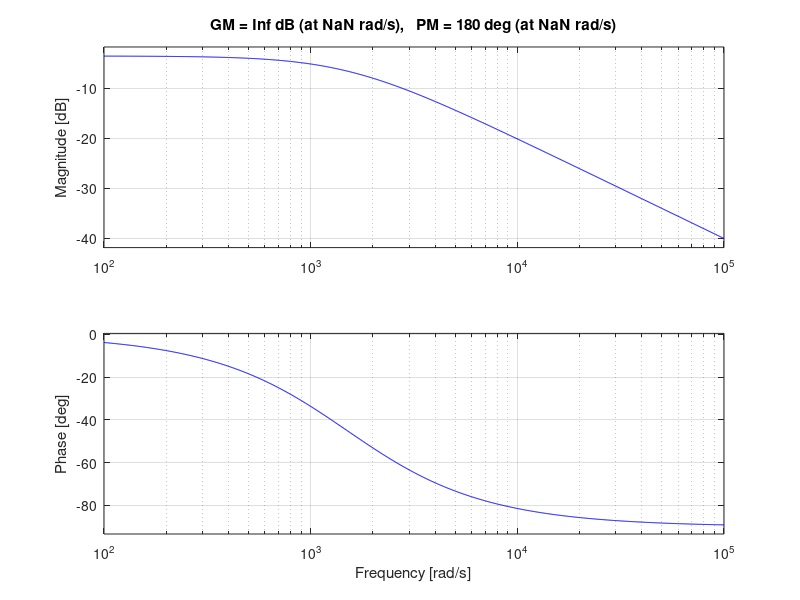
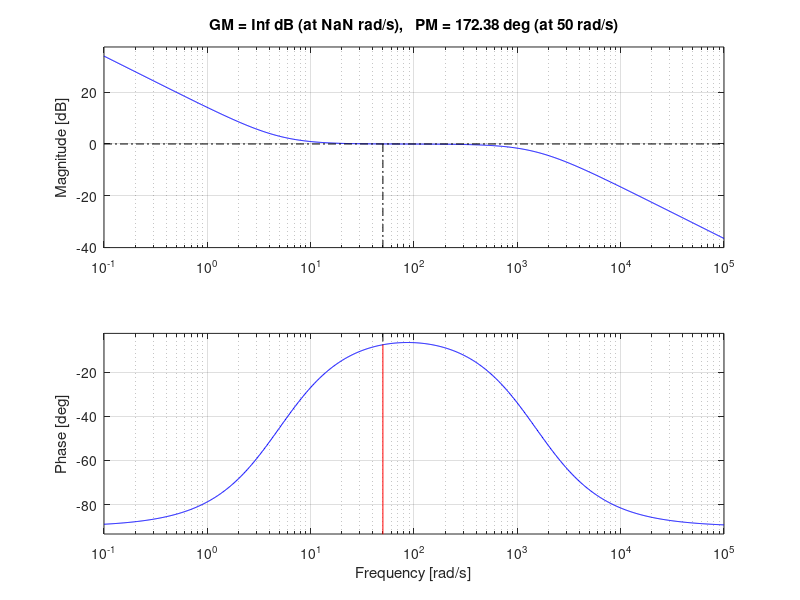
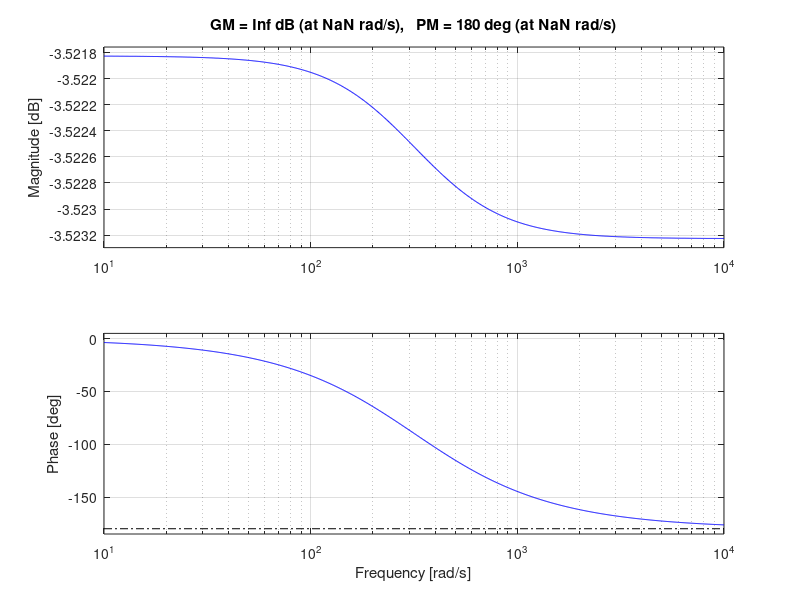
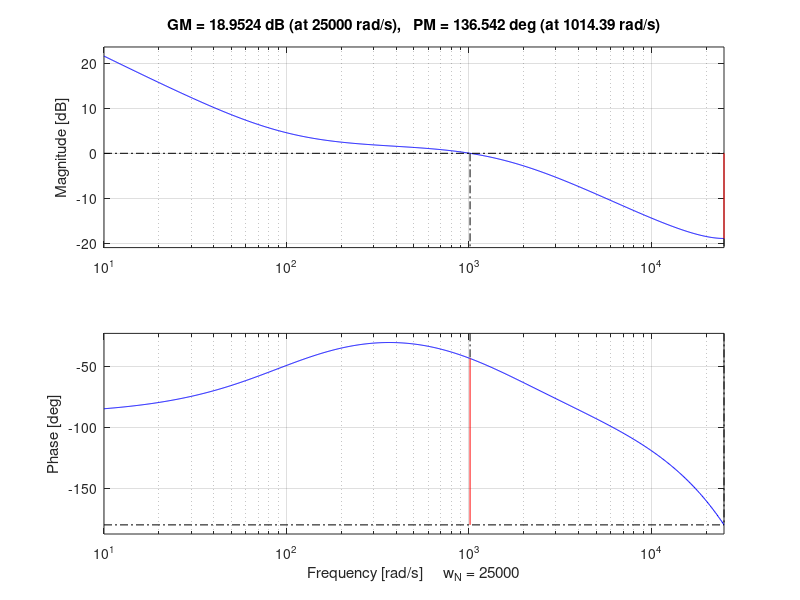

Write the MATLAB code that produced these figures, in order. (Note: this script raises an error after producing the figures.)
clear, close all, clc

% Assignment 2:
%% Part 1: Design a dq model of the PMSM in Simulink
% Datasheet:
Lq   = 1*10^-3; % H
Ld   = 1*10^-3; % H
R    = 1.5    ; % Ohm
L_M  = 0.1    ; % Nm/A
Kf   = 0.25   ; % Nm*s/rad
J    = 2      ; % kg*m²

% The q-part is completed by using the block diagram from Lecture 6
% PowerPoint. The d-part is found from the equation in same PowerPoint:
% vd = Rd*id + Ld * did/dt - Lq*w*iq

%% Part 2: Design and implement analog PI controllers for the system and simulate a
% torque step response. Try different bandwidths for the system.

wc = 50; % Resulting bandwidth: 1.5 * wc rad/s
wc1 = 250;
wc2 = 1000;

% The dynamic models for dq are (roughly):
Gd_num = [1];
Gd_den = [Ld R];
Gd = tf(Gd_num, Gd_den);

Gq_num = [1];
Gq_den = [Lq R];
Gq = tf(Gq_num, Gq_den);

% As the models are identical for this assignment, just one transfer
% function needs to be found for the PI Controller, here using i_d.
[gain, phase] = bode(Gd, wc);
figure(1)
margin(Gd) % Plot of i_d model

% Design the PI controller in the continuous time
% The proportional part is solely a constant
kp = 1/gain; % Ensures crossover frequency is as wanted

% The integral part is then calculated
ki = 1; % I part's steady-state value, should not impact the system
wi = wc/10; % I part's natural frequency, should be around a decade lower than system's frequency due to phase impact
ti = 1/wi; % I part's time constant

Dps_num = ki*[ti 1];
Dps_den = [ti 0];
Dps = tf(Dps_num, Dps_den);

% The resulting PI controller is then:
Ddpis = kp * Dps;

% Calculate new gain and phase of plant with PI controller
[gain, phase] = bode(Gd*Ddpis, wc);

% Change gain to adjust perfectly
kp = kp * 1/gain;
Ddpis = kp * Dps;

% Bode plot of final plant and PI controller
figure(2)
[gain, phase] = bode(Gd*Ddpis, wc);
margin(Gd*Ddpis)

% Values for Simulink:
Kp = kp;
Ki = kp/ti;
Kp1 = Kp;
Kp2 = Kp;
Ki1 = kp/(1/(wc1/10));
Ki2 = kp/(1/(wc2/10));

%% Part 3: Design and implement a digital PI controller and simulate torque step response.
% Try different design approaches (Nyquist, Tustin, Pole Placement) and
% sample times.

wc = 1000; % Resulting bandwidth: ~1500 rad/s
T = [1/((1*wc)/(2*pi)) 1/((10*wc)/(2*pi)) 1/((25*wc)/(2*pi)) 1/((50*wc)/(2*pi))];

% The dq models are identical, but mapped into the discrete domain.
Gdz = c2d(Gd, T(1));
Gdz1 = c2d(Gd, T(2));
Gdz2 = c2d(Gd, T(3));
Gdz3 = c2d(Gd, T(4));

Gdw = d2c(Gdz, 'Tustin');
Gdw1 = d2c(Gdz1, 'Tustin');
Gdw2 = d2c(Gdz2, 'Tustin');
Gdw3 = d2c(Gdz3, 'Tustin');

figure(3)
[gain, phase] = bode(Gdw, wc);
margin(Gdw)

% Design the PI controller in the continuous time
% The proportional part is solely a constant
kp = 1/gain; % Ensures crossover frequency is as wanted

% The integral part is then calculated
ki = 1; % I part's steady-state value, should not impact the system
wi = wc/10; % I part's natural frequency, should be around a decade lower than system's frequency due to phase impact
ti = 1/wi; % I part's time constant

Dps_num = ki*[ti 1];
Dps_den = [ti 0];
Dps = tf(Dps_num, Dps_den);

% The resulting PI controller is then:
Ddpis = kp * Dps;

% Calculate new gain and phase of plant with PI controller
[gain, phase] = bode(Gdw*Ddpis, wc);

% Change gain to adjust perfectly
%kp = kp * 1/gain;

% The resulting PI controller is then found and mapped into the discrete
% domain
Ddpis = kp * Dps;
Ddpiz = c2d(Ddpis, T(1), 'Tustin')



[gain, phase] = bode(Gdw1, wc);

% Design the PI controller in the continuous time
% The proportional part is solely a constant
kp = 1/gain; % Ensures crossover frequency is as wanted

% The integral part is then calculated
ki = 1; % I part's steady-state value, should not impact the system
wi = wc/10; % I part's natural frequency, should be around a decade lower than system's frequency due to phase impact
ti = 1/wi; % I part's time constant

Dps_num = ki*[ti 1];
Dps_den = [ti 0];
Dps = tf(Dps_num, Dps_den);

% The resulting PI controller is then:
Ddpis = kp * Dps;

% Calculate new gain and phase of plant with PI controller
[gain, phase] = bode(Gdw1*Ddpis, wc);

% Change gain to adjust perfectly
%kp = kp * 1/gain;

% The resulting PI controller is then found and mapped into the discrete
% domain
Ddpis = kp * Dps;
Ddpiz1 = c2d(Ddpis, T(2), 'Tustin')



[gain, phase] = bode(Gdw2, wc);

% Design the PI controller in the continuous time
% The proportional part is solely a constant
kp = 1/gain; % Ensures crossover frequency is as wanted

% The integral part is then calculated
ki = 1; % I part's steady-state value, should not impact the system
wi = wc/10; % I part's natural frequency, should be around a decade lower than system's frequency due to phase impact
ti = 1/wi; % I part's time constant

Dps_num = ki*[ti 1];
Dps_den = [ti 0];
Dps = tf(Dps_num, Dps_den);

% The resulting PI controller is then:
Ddpis = kp * Dps;

% Calculate new gain and phase of plant with PI controller
[gain, phase] = bode(Gdw2*Ddpis, wc);

% Change gain to adjust perfectly
%kp = kp * 1/gain;

% The resulting PI controller is then found and mapped into the discrete
% domain
Ddpis = kp * Dps;
Ddpiz2 = c2d(Ddpis, T(3), 'Tustin')



[gain, phase] = bode(Gdw3, wc);

% Design the PI controller in the continuous time
% The proportional part is solely a constant
kp = 1/gain; % Ensures crossover frequency is as wanted

% The integral part is then calculated
ki = 1; % I part's steady-state value, should not impact the system
wi = wc/10; % I part's natural frequency, should be around a decade lower than system's frequency due to phase impact
ti = 1/wi; % I part's time constant

Dps_num = ki*[ti 1];
Dps_den = [ti 0];
Dps = tf(Dps_num, Dps_den);

% The resulting PI controller is then:
Ddpis = kp * Dps;

% Calculate new gain and phase of plant with PI controller
[gain, phase] = bode(Gdw3*Ddpis, wc);

% Change gain to adjust perfectly
%kp = kp * 1/gain;

% The resulting PI controller is then found and mapped into the discrete
% domain
Ddpis = kp * Dps;
Ddpiz3 = c2d(Ddpis, T(4), 'Tustin')



% Bode plot of plant with digital controller
figure(4)
subplot(2,2,1)
margin(Ddpiz*Gdz)

subplot(2,2,2)
margin(Ddpiz1*Gdz1)

subplot(2,2,3)
margin(Ddpiz2*Gdz2)

subplot(2,2,4)
margin(Ddpiz3*Gdz3)

% Values for Simulink:
Kp = kp/2;
Ki = kp/ti;

% Pole Placement values
Kp_pole = 0.018;
Ki_pole = 0.5062;

%Kp = Kp_pole;
%Ki = Ki_pole;

T(1) = T(3);
d = 0.005;

figure(5)
s = tf('s');
margin(Ddpiz2*Gdz2*c2d(exp(-d*s),T(1)))
